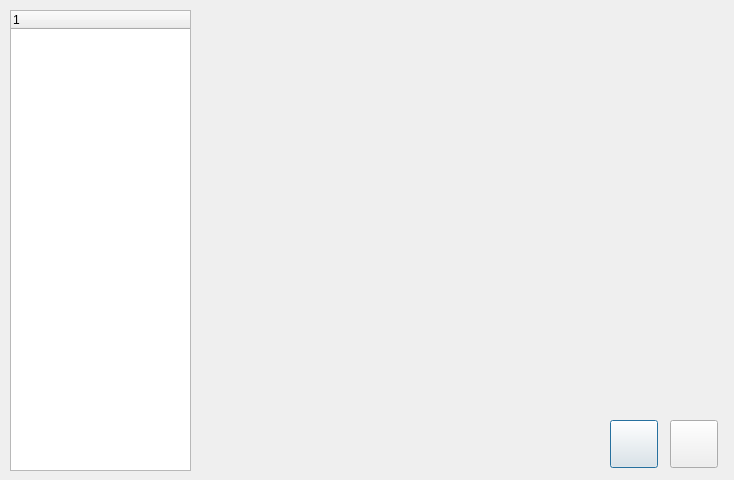
<?xml version="1.0" encoding="UTF-8"?>
<ui version="4.0">
 <class>Dialog</class>
 <widget class="QDialog" name="Dialog">
  <property name="geometry">
   <rect>
    <x>0</x>
    <y>0</y>
    <width>734</width>
    <height>480</height>
   </rect>
  </property>
  <property name="windowTitle">
   <string>Dialog</string>
  </property>
  <widget class="MatplotlibWidget" name="mplot_simOutputs" native="true">
   <property name="geometry">
    <rect>
     <x>201</x>
     <y>10</y>
     <width>521</width>
     <height>411</height>
    </rect>
   </property>
  </widget>
  <widget class="QTreeWidget" name="treeWidget">
   <property name="geometry">
    <rect>
     <x>10</x>
     <y>10</y>
     <width>181</width>
     <height>461</height>
    </rect>
   </property>
   <column>
    <property name="text">
     <string notr="true">1</string>
    </property>
   </column>
  </widget>
  <widget class="QPushButton" name="btnSaveSignals">
   <property name="geometry">
    <rect>
     <x>610</x>
     <y>420</y>
     <width>48</width>
     <height>48</height>
    </rect>
   </property>
   <property name="sizePolicy">
    <sizepolicy hsizetype="Minimum" vsizetype="Expanding">
     <horstretch>0</horstretch>
     <verstretch>0</verstretch>
    </sizepolicy>
   </property>
   <property name="minimumSize">
    <size>
     <width>48</width>
     <height>48</height>
    </size>
   </property>
   <property name="maximumSize">
    <size>
     <width>48</width>
     <height>48</height>
    </size>
   </property>
   <property name="text">
    <string/>
   </property>
   <property name="icon">
    <iconset>
     <normaloff>img/1495484551_Gnome-Document-Save-64.ico</normaloff>img/1495484551_Gnome-Document-Save-64.ico</iconset>
   </property>
   <property name="iconSize">
    <size>
     <width>32</width>
     <height>32</height>
    </size>
   </property>
  </widget>
  <widget class="QPushButton" name="btnClose">
   <property name="geometry">
    <rect>
     <x>670</x>
     <y>420</y>
     <width>48</width>
     <height>48</height>
    </rect>
   </property>
   <property name="sizePolicy">
    <sizepolicy hsizetype="Minimum" vsizetype="Expanding">
     <horstretch>0</horstretch>
     <verstretch>0</verstretch>
    </sizepolicy>
   </property>
   <property name="minimumSize">
    <size>
     <width>32</width>
     <height>32</height>
    </size>
   </property>
   <property name="maximumSize">
    <size>
     <width>48</width>
     <height>48</height>
    </size>
   </property>
   <property name="text">
    <string/>
   </property>
   <property name="icon">
    <iconset>
     <normaloff>img/1495484755_Log Out.ico</normaloff>img/1495484755_Log Out.ico</iconset>
   </property>
   <property name="iconSize">
    <size>
     <width>32</width>
     <height>32</height>
    </size>
   </property>
  </widget>
 </widget>
 <customwidgets>
  <customwidget>
   <class>MatplotlibWidget</class>
   <extends>QWidget</extends>
   <header>matplotlibwidget</header>
  </customwidget>
 </customwidgets>
 <resources/>
 <connections/>
</ui>
